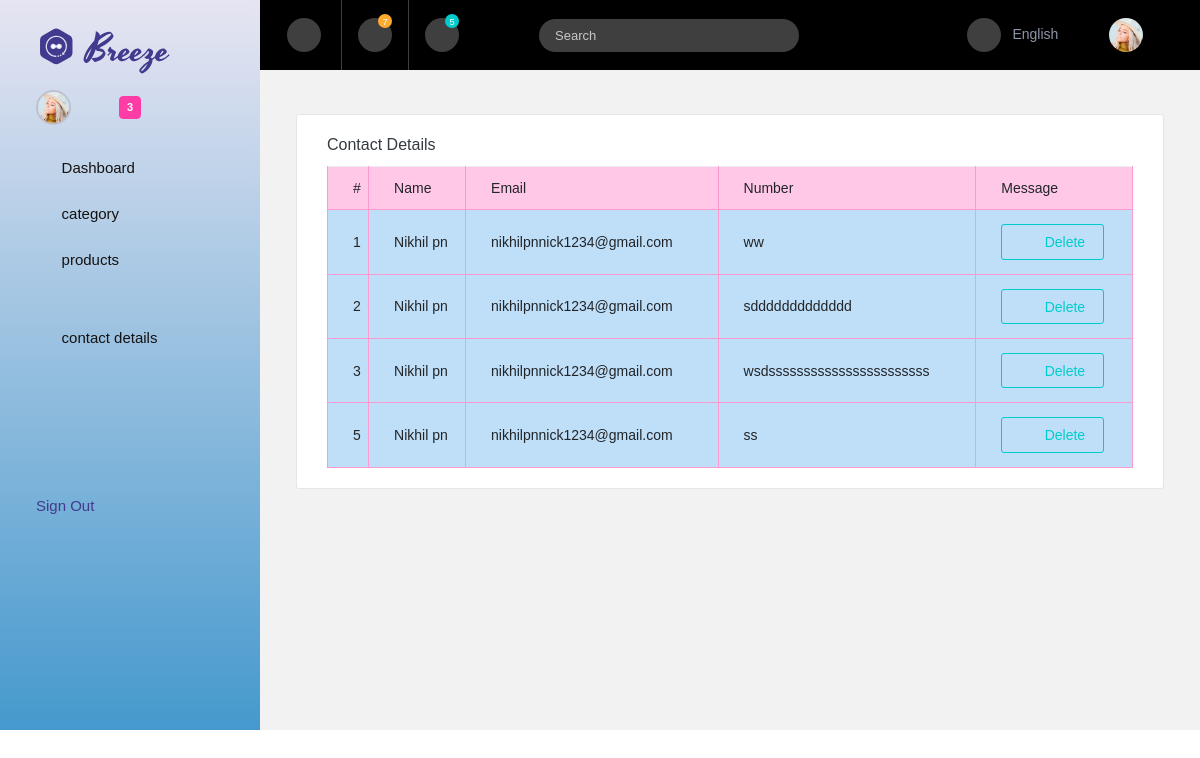
Page /Backend/contact_details/ on the committed database.
### webapp/models.py (models this page shows)
class contactdb(models.Model):
    CONTACTNAME=models.CharField(max_length=100,null=True,blank=True)
    CONTACTEMAIL = models.EmailField(max_length=100, null=True, blank=True)
    CONTACTMOBILE = models.IntegerField(null=True, blank=True)
    CONTACTMESSAGE = models.CharField(max_length=100, null=True, blank=True)

### Backend/views.py (the view)
# urls.py: path('contact_details/', views.contact_details, name="contact_details"),
def contact_details(request):
    data=contactdb.objects.all()
    return render(request,"contact_data.html",{'data':data})

### Backend/templates/contact_data.html (shortened to what this page needs)
<!DOCTYPE html>
{% extends 'index.html' %}
{% block content %}
<html lang="en">
<head>
</head>
<body>
<div class="card">
                  <div class="card-body">
                    <h4 class="card-title">contact details</h4>
                    <div class="table-responsive">
                      <table class="table table-bordered table-danger ">
                        <thead>
                          <tr>
                            <th>#</th>
                            <th>Name</th>
                            <th>Email</th>
                            <th>Number</th>
                              <th>Message</th>
                          </tr>
                        </thead>
                        <tbody class="table-info">
                           {% for d in data %}
                       <td>{{d.id}}</td>
                        <td>{{d.CONTACTNAME}}</td>
                         <td>{{d.CONTACTEMAIL}}</td>
                             <td>{{d.CONTACTMESSAGE}}</td>
                        <td>
                            <a href="{% url 'delete_contact' del_id=d.id %}">
                            <button type="button" class="btn btn-outline-success btn-icon-text">
                            <i class="mdi mdi-alert btn-icon-prepend"></i> Delete </button>
                            </a>
                        </td>
                        {% endfor %}
                        </tbody>
                      </table>
                    </div>
                  </div>
                </div>
</body>
</html>
{% endblock %}

### rows in the picture
contactdb: id "1", CONTACTNAME "Nikhil pn", CONTACTEMAIL "nikhilpnnick1234@gmail.com", CONTACTMESSAGE "ww"
contactdb: id "2", CONTACTNAME "Nikhil pn", CONTACTEMAIL "nikhilpnnick1234@gmail.com", CONTACTMESSAGE "sddddddddddddd"
contactdb: id "3", CONTACTNAME "Nikhil pn", CONTACTEMAIL "nikhilpnnick1234@gmail.com", CONTACTMESSAGE "wsdsssssssssssssssssssssss"
contactdb: id "5", CONTACTNAME "Nikhil pn", CONTACTEMAIL "nikhilpnnick1234@gmail.com", CONTACTMESSAGE "ss"
